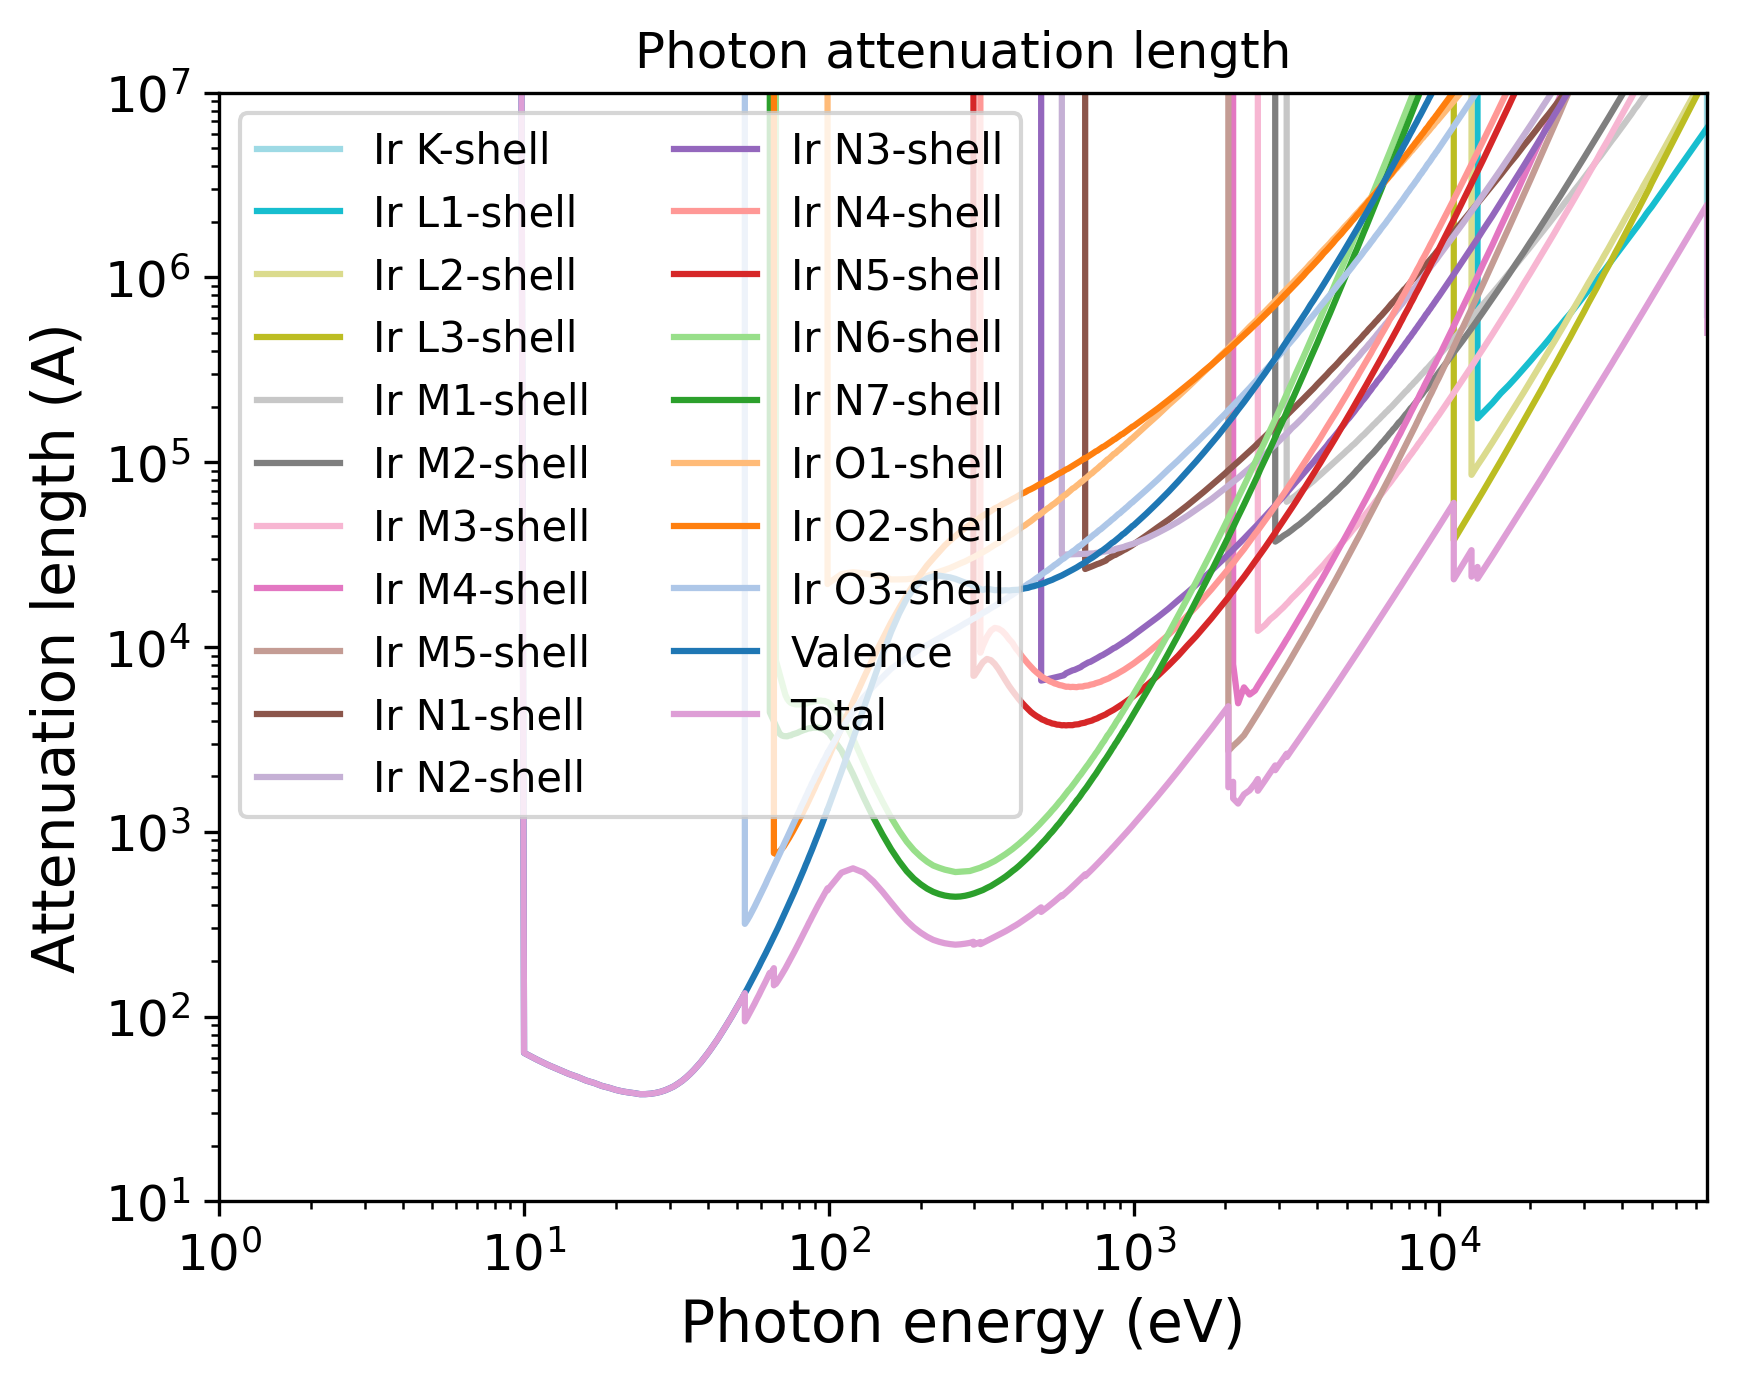

Reproduce this figure in Python.
import pandas as pd
import numpy as np
import matplotlib.pyplot as plt
import matplotlib.cm as cm
# Set the format:
plt.xlabel("Photon energy (eV)", fontsize=14)
plt.ylabel("Attenuation length (A)", fontsize=14)
plt.xticks(fontsize=12)
plt.yticks(fontsize=12)
plt.grid(False)
# Set the axes:
# Read the output file:
df = pd.read_csv(r"OUTPUT_Ir_Photon_IMFP.dat", sep=r'\s+', header=None, comment="#", skipinitialspace=True)
plt.xscale("log")
plt.yscale("log")
# Prepare the plot:
columns_to_plot = [ 1, 2, 3, 4, 5, 6, 7, 8, 9, 10, 11, 12, 13, 14, 15, 16, 17, 18, 19, 20, 21]
labels = [ "Ir K-shell", "Ir L1-shell", "Ir L2-shell", "Ir L3-shell", "Ir M1-shell", "Ir M2-shell", "Ir M3-shell", "Ir M4-shell", "Ir M5-shell", "Ir N1-shell", "Ir N2-shell", "Ir N3-shell", "Ir N4-shell", "Ir N5-shell", "Ir N6-shell", "Ir N7-shell", "Ir O1-shell", "Ir O2-shell", "Ir O3-shell", "Valence", "Total"]
# Create N distinct colors from a colormap
N = len(columns_to_plot)
colors = np.vstack([plt.cm.tab20(np.linspace(1, 0, 20)), plt.cm.tab20b(np.linspace(1, 0, 20))])
# Set line styles:
linestyles = [ "-", "-", "-", "-", "-", "-", "-", "-", "-", "-", "-", "-", "-", "-", "-", "-", "-", "-", "-", "-", "-"]
for i, col in enumerate(columns_to_plot):
    color = colors[i % len(colors)]
    ls    = linestyles[i % len(linestyles)]
    label = labels[i % len(labels)]
    plt.plot(df.iloc[:, 0], df.iloc[:, col],
    color=color,
    label=label,
    linestyle=ls)
plt.xlim(1.00000000,76115.00100000)
plt.ylim(10.00000000,10000000.00000000)
plt.title("Photon attenuation length")
plt.legend(loc="best", fontsize=10, ncol=2)
# Save the plot in this format:
plt.savefig("OUTPUT_MFP_photon.png", dpi=300, bbox_inches="tight")
